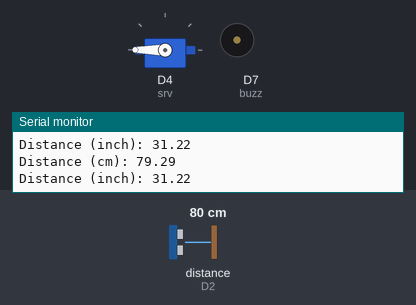
The sketch below on a simulated ESP8266 (NodeMCU). Shown: servo, buzzer (waves = sounding, pin HIGH), the last lines printed to the serial monitor. Wiring (inferred from the names in the program): ultrasonic range finder: trigger D1; echo D2. The inputs (shaded band) are chosen by the test bench; at power-on: distance to the obstacle (sensor on D2) 80 cm. The echo pulse lasts 58.3 µs per cm; pins used as bus, display or sensor lines are not drawn.

Above: at 4.2 s.
4.3 s: distance to the obstacle (sensor on D2) set to 2 cm
At 5.4 s:
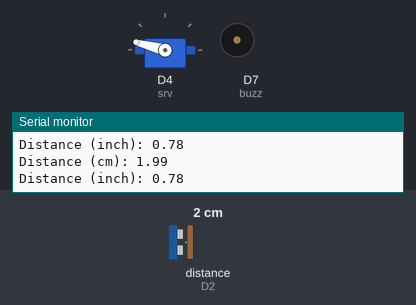
7.3 s: distance to the obstacle (sensor on D2) set to 10 cm
At 10.2 s:
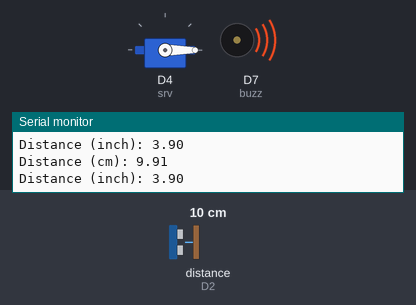
10.3 s: distance to the obstacle (sensor on D2) set to 14 cm
At 10.55 s:
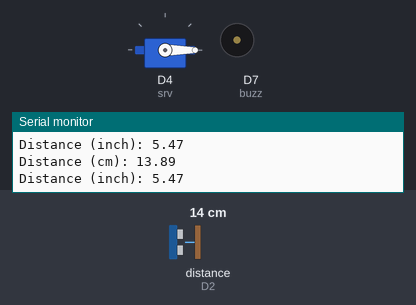
13.3 s: distance to the obstacle (sensor on D2) set to 250 cm
Timing chart, 0 to 17.3 s (numbered marks = the images above; inputs shaded):
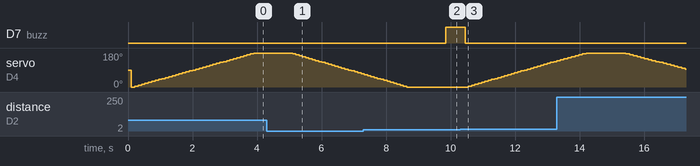

The sketch:

radar.ino
```cpp
#include<Servo.h>
#define trig D1 //d1
#define echo D2 //d2
#define buzz D7
#define srv D4
int dt=10;   //delay_time
Servo servo;

#define SOUND_VELOCITY 0.034
#define CM_TO_INCH 0.393701
long duration;
float distanceCm;
float distanceInch;


//int distance,duration;
void setup()
{
  // put your setup code here, to run once:
  pinMode(trig,OUTPUT);
  pinMode(echo,INPUT);
  pinMode(buzz,OUTPUT);
  Serial.begin(9600);
  servo.attach(srv); //d4
}

void loop()
{
  if (calc_dis()>10)
  {
    digitalWrite(buzz,LOW);
    for (int i=0;i<=180;i+=5)

    {
      servo.write(i);

      calc_dis();
    }
    delay(1000);
    for (int i=180;i>=0;i-=5)
    {
      servo.write(i);

      calc_dis();

    }
    delay(1000);
  }
  else{
    digitalWrite(buzz,HIGH);
  }
}
//This code is written to calculate the DISTANCE using ULTRASONIC SENSOR


int calc_dis()
{
  digitalWrite(trig, LOW);
  delayMicroseconds(2);
  // Sets the trig on HIGH state for 10 micro seconds
  digitalWrite(trig, HIGH);
  delayMicroseconds(10);
  digitalWrite(trig, LOW);

  // Reads the echo, returns the sound wave travel time in microseconds
  duration = pulseIn(echo, HIGH);

  // Calculate the distance
  distanceCm = duration * SOUND_VELOCITY/2;

  // Convert to inches
  distanceInch = distanceCm * CM_TO_INCH;

  // Prints the distance on the Serial Monitor
  Serial.print("Distance (cm): ");
  Serial.println(distanceCm);
  Serial.print("Distance (inch): ");
  Serial.println(distanceInch);
  delay(100);
  return distanceCm;
}
```

Measured:
- the behaviour switches between 11 and 12 cm on distance to the obstacle (sensor on D2) (found by bisection; images 2 and 3)
- after the input at 10.3 s, D7 (buzz): HIGH → LOW after 0.15 s; servo on D4 (srv): moves from 0° to 140° over 2.7 s, starting after 0.25 s
